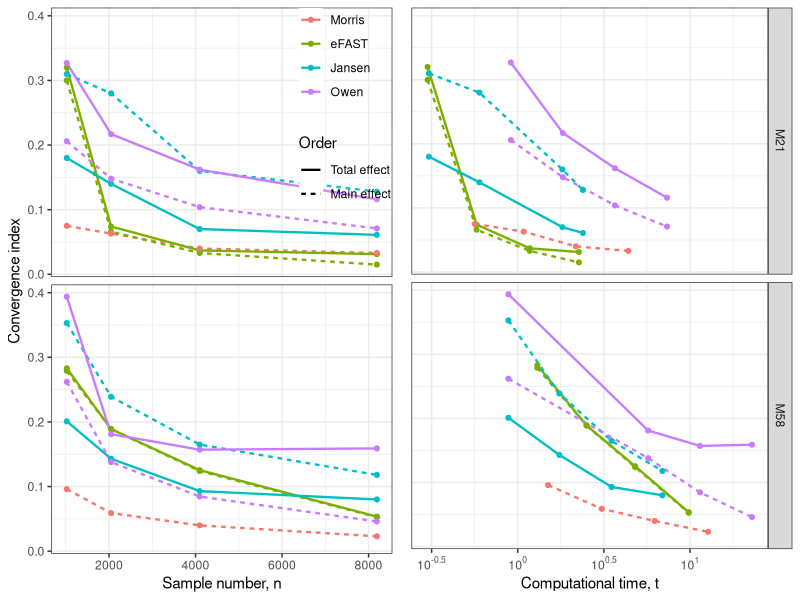

R code for this plot:
if(!require(ggplot2)) {
  install.packages("ggplot2"); require(ggplot2)}
if(!require(scales)) {
  install.packages("scales"); require(scales)} # to access break formatting functions
if(!require(gridExtra)) {
  install.packages("gridExtra"); require(gridExtra)}


Model<-c(rep("M21", 8))
est<-c(rep("FST-M", 4), rep("FST-T", 4))
n<-c(1024, 2048, 4096, 8192, 1024, 2048, 4096, 8192)
time<-c(0.2998333, 0.5768333, 1.1731668, 2.2638, 
        0.2998333, 0.5768333, 1.1731668, 2.2638)
ind<-c(0.30,0.066,0.033,0.015,
       0.32,0.074,0.037,0.0312)

df2<-data.frame(Model,est,n, time, ind)

Model<-c(rep("M58", 8))
est<-c(rep("FST-M", 4), rep("FST-T", 4))
n<-c(1024, 2048, 4096, 8192, 1024, 2048, 4096, 8192)
time<-c(1.299167, 2.508000, 4.800000, 9.825498,
        1.299167, 2.508000, 4.800000, 9.825498)
ind<-c(0.279, 0.189, 0.124,0.0528,
       0.283, 0.189, 0.1254523, 0.05349)

df3<-data.frame(Model,est,n, time, ind)


Model<-c(rep("M21", 8))
est<-c(rep("JSN-M", 4), rep("JSN-T", 4))
n<-c(1024, 2048, 4096, 8192, 1024, 2048, 4096, 8192)
time<-c(0.305, 0.599, 1.8158, 2.389,
        0.305, 0.599, 1.8158, 2.389)
ind<-c(0.31,0.28,0.16,0.128,
       0.18,0.14,0.07,0.061)

df4<-data.frame(Model,est,n, time, ind)

Model<-c(rep("M58", 8))
est<-c(rep("JSN-M", 4), rep("JSN-T", 4))
n<-c(1024, 2048, 4096, 8192, 1024, 2048, 4096, 8192)
time<-c(0.8825, 1.7437, 3.505, 6.914,
        0.8825, 1.7437, 3.505, 6.914)
ind<-c(0.353,0.239,0.165,0.118,
       0.201,0.143,0.093,0.08)

df5<-data.frame(Model,est,n, time, ind)

Model<-c(rep("M21", 8))
est<-c(rep("OWN-M", 4), rep("OWN-T", 4))
n<-c(1024, 2048, 4096, 8192, 1024, 2048, 4096, 8192)
time<-c(0.9115, 1.8275, 3.6628, 7.3558,
        0.9115, 1.8275, 3.6628, 7.3558)
ind<-c(0.206,0.148,0.104,0.071,
       0.327,0.217,0.162,0.116)

df6<-data.frame(Model,est,n, time, ind)

Model<-c(rep("M58", 8))
est<-c(rep("OWN-M", 4), rep("OWN-T", 4))
n<-c(1024, 2048, 4096, 8192, 1024, 2048, 4096, 8192)
time<-c(0.8825, 5.711167, 11.42, 22.89,
        0.8825, 5.711167, 11.42, 22.89)
ind<-c(0.2619562,0.1379795, 0.08455584, 0.04598252,
       0.3937564,0.1810925, 0.1570704, 0.1590402)

df7<-data.frame(Model,est,n, time, ind)

Model<-c(rep("M21", 4), rep("M58", 4))
est<-c(rep("Morris", 4), rep("Morris", 4))
n<-c(1024, 2048, 4096, 8192, 1024, 2048, 4096, 8192)
time<-c(0.5633333, 1.0816667, 2.1766667, 4.3883333,
        1.5, 3.071667,  6.233333, 12.728167)
ind<-c(0.075, 0.063, 0.04, 0.033,
       0.096, 0.059, 0.04, 0.023)
df1<-data.frame(Model,est,n, time, ind)


dft<-do.call(rbind, list(df2,df3,df4,df5,df6,df7,df1))

dft$linetype<-c(rep("2",4), rep("1",4), rep("2",4), rep("1",4),
                rep("2",4), rep("1",4), rep("2",4), rep("1",4),
                rep("2",4), rep("1",4), rep("2",4), rep("1",4),
                rep("2",8))

dft$color<-c(rep("2",16), rep("3",16), rep("4",16), rep("1",8))
levels(dft$Model) <- c("Original 21 Parameters", "All 58 parameters")

#pdf(file="fig1.pdf", width = 10, height = 7)
png(file="fig1.png",width=3200,height=2400,res=250)
p1<-ggplot(dft, aes(x = n, y = ind)) + facet_grid(Model~.) + 
  geom_line(aes(color = color, linetype = linetype), size = 0.8) +
  geom_point(aes(color = color), size = 1.4) + theme_bw() +
  xlab("Sample number, n") + ylab("Convergence index") +
  labs(colour="Estimator",linetype="Order") +
  scale_color_discrete(labels=c("Morris","eFAST", "Jansen", "Owen")) +
  scale_linetype_discrete(labels=c("Total effect", "Main effect")) +
  theme(strip.background = element_blank(), # remove box
        strip.text.y = element_blank(), 
        legend.position=c(0.86, 0.84), # change legend position
        legend.background = element_rect(fill=alpha('white', 0.1))) 

p2<-ggplot(dft, aes(x = time, y = ind)) + facet_grid(Model~.) + 
  scale_x_log10(breaks = trans_breaks("log10", function(x) 10^x),
                labels = trans_format("log10", math_format(10^.x))) +
  geom_line(aes(color = color, linetype = linetype), size = 0.8) +
  geom_point(aes(color = color), size = 1.4) + theme_bw() +
  xlab("Computational time, t") +
  theme(axis.title.y=element_blank(),
        axis.text.y=element_blank(),
        axis.ticks.y=element_blank(),
        legend.position="none") # remove legend

grid.arrange(p1, p2, ncol=2)
dev.off()
